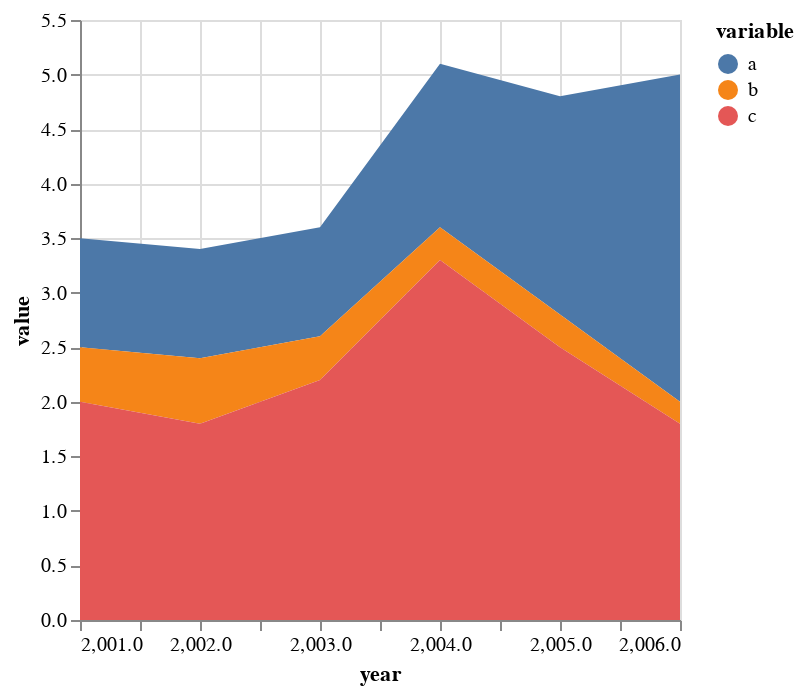

The cell this chart's notebook holds for it:
### Code cell
a = [1,1,1,1.5,2,3]
b = [0.5,0.6,0.4,0.3,0.3,0.2]
c = [2,1.8,2.2,3.3,2.5,1.8]
sNames = ["a","b","c"]
xLabels = [2001,2002,2003,2004,2005,2006]

df = DataFrame(year=xLabels, a=a, b=b, c=c)

df |> stack |> @vlplot(:area, x=:year, y={:value, stack=:zero}, color="variable:n")

### Figure 1 — Vega-Lite specification as saved in the notebook (floating-point values rounded to 4 significant figures)
{"data": {"values": [{"value": 1, "variable": "a", "year": 2001}, {"value": 1, "variable": "a", "year": 2002}, {"value": 1, "variable": "a", "year": 2003}, {"value": 1.5, "variable": "a", "year": 2004}, {"value": 2, "variable": "a", "year": 2005}, {"value": 3, "variable": "a", "year": 2006}, {"value": 0.5, "variable": "b", "year": 2001}, {"value": 0.6, "variable": "b", "year": 2002}, {"value": 0.4, "variable": "b", "year": 2003}, {"value": 0.3, "variable": "b", "year": 2004}, {"value": 0.3, "variable": "b", "year": 2005}, {"value": 0.2, "variable": "b", "year": 2006}, {"value": 2, "variable": "c", "year": 2001}, {"value": 1.8, "variable": "c", "year": 2002}, {"value": 2.2, "variable": "c", "year": 2003}, {"value": 3.3, "variable": "c", "year": 2004}, {"value": 2.5, "variable": "c", "year": 2005}, {"value": 1.8, "variable": "c", "year": 2006}]}, "encoding": {"color": {"field": "variable", "type": "nominal"}, "x": {"field": "year", "type": "quantitative"}, "y": {"field": "value", "stack": "zero", "type": "quantitative"}}, "mark": "area"}
